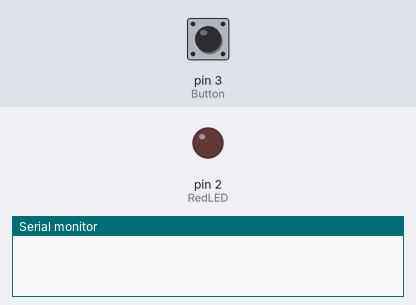
Recording of a sketch running on a simulated Arduino Uno, built with avr-gcc and run on an emulated ATmega328P. Parts: output pins drawn as LEDs (lit = HIGH), the last lines printed to the serial monitor. Dashed ring = blinking. Inputs (shaded band) come from the test bench; at power-on: pin 3 (Button) HIGH.

Above: at 0.1 s.
At 1.2 s:
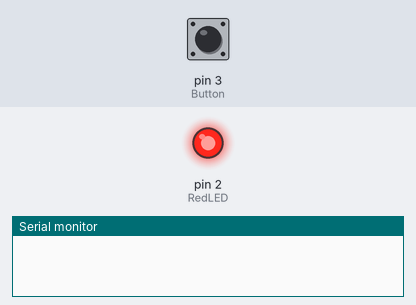
1.3 s: pin 3 (Button) pulled LOW for 0.15 s
At 1.9 s:
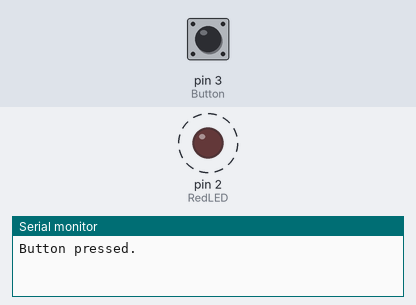
Timing chart, 0 to 10.3 s (numbered marks = the images above; inputs shaded):
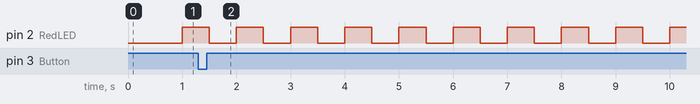

Measured:
- after the input at 1.3 s, pin 2 (RedLED): alternates HIGH for 0.50 s and LOW for 0.50 s, starting after 0.20 s

The sketch:

ButtonMultifunction.ino
```cpp
// (licence header left out)
// Pin Mapping
const uint8_t Button = 3;
const uint8_t RedLED = 2;


// Global Variables
bool quickBlink = false;


// Functions
void setup() {
   // Serial Monitor
   Serial.begin(9600);  // initialize serial bus
   while (!Serial);     // wait for serial connection

   // Pin configuration
   pinMode(Button, INPUT_PULLUP);  // enable microcontroller's internal pull-up resistor
   pinMode(RedLED, OUTPUT);
   digitalWrite(RedLED, LOW);
}

void loop() {
   readButton();  // read and act on change in button state
   blinkLED();    // blink LED according to quickBlink flag
}

void blinkLED() {
   static unsigned long previousBlinkTime = 0;  // static used to retain last value
   unsigned long currentTime = millis();
   unsigned long delay = (quickBlink) ? 500 : 1000;
   if (currentTime - previousBlinkTime >= delay) {  // delay for appropriate time
      digitalWrite(RedLED, !digitalRead(RedLED));  // toggle LED state
      previousBlinkTime = currentTime;
   }
}

void readButton() {
   static uint8_t previousButtonState = HIGH;  // static used to retain last value
   uint8_t currentButtonState = digitalRead(Button);
   static unsigned long previousTimeButtonChanged = 0;  // static used to retain last value
   unsigned long currentTime = millis();
   if (currentTime - previousTimeButtonChanged > 10  // debounce time of 10 ms
      && currentButtonState != previousButtonState) {
      if (currentButtonState == LOW) {
         Serial.println("Button pressed.");
         quickBlink = !quickBlink;  // toggle blink rate
      }
      previousTimeButtonChanged = currentTime;
      previousButtonState = currentButtonState;
   }
}
```
